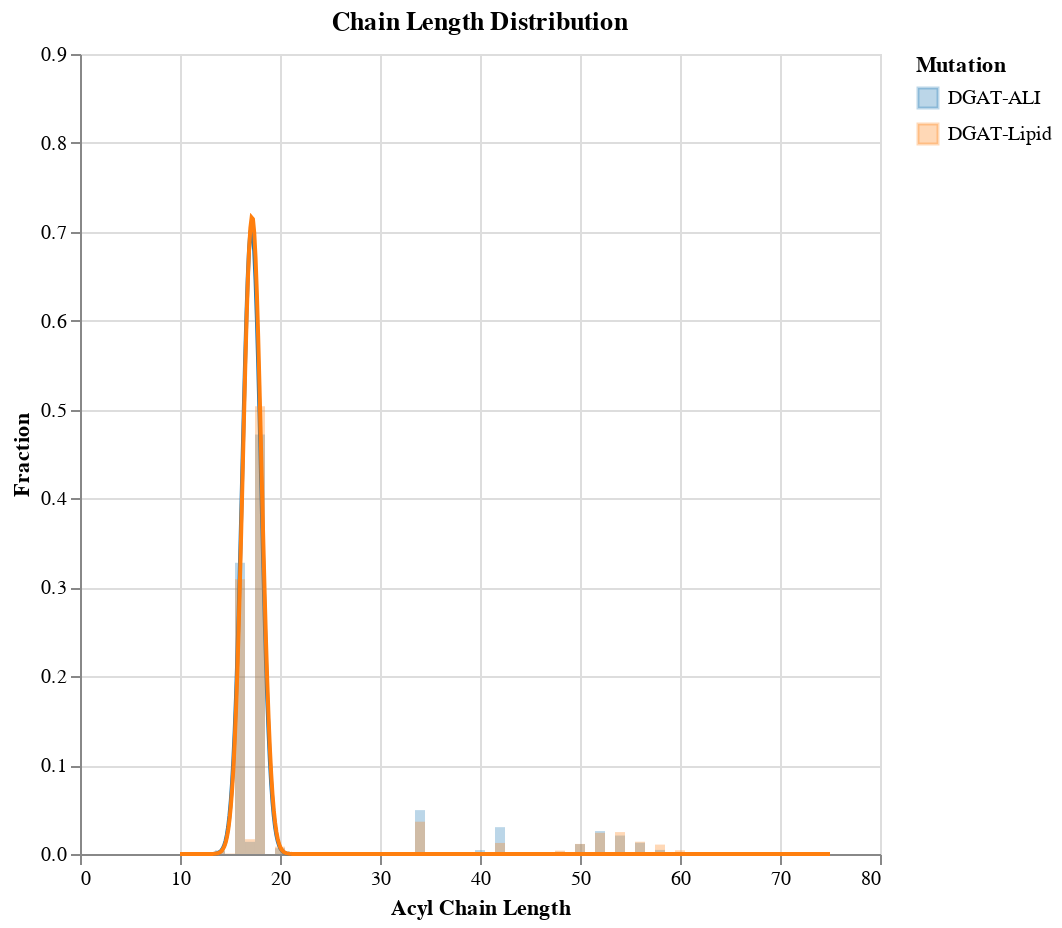

Notebook source saved alongside this figure:
### Code cell
o_bimodal = alt.layer(*chart_list_o[:]).properties(title={'text':'Chain Length Distribution'},
                                                   width=400, height=400)
o_bimodal.save('graphs/dgat_lipid_ali/chain_length/Histogram_Overlap.png', ppi=300)
o_bimodal

### Figure 1 — Vega-Lite specification as saved in the notebook (floating-point values rounded to 4 significant figures; data arrays with more than 128 entries replaced by an {"elided": "..."} marker saying what was removed)
{"config": {"view": {"continuousWidth": 300, "continuousHeight": 300}}, "layer": [{"layer": [{"mark": {"type": "bar", "opacity": 0.3}, "encoding": {"color": {"field": "Mutation", "scale": {"range": ["#1f77b4", "#ff7f0e", "#2ca02c", "#d62728", "#9467bd", "#8c564b", "#e377c2", "#7f7f7f", "#bcbd22", "#17becf"]}, "type": "nominal"}, "x": {"field": "Acyl Chain Length", "type": "quantitative"}, "y": {"aggregate": "mean", "field": "Fraction", "scale": {"domain": [0, 0.9]}, "type": "quantitative"}}}, {"mark": {"type": "errorbar", "extent": "stdev", "opacity": 0.3}, "encoding": {"color": {"field": "Mutation", "scale": {"range": ["#1f77b4", "#ff7f0e", "#2ca02c", "#d62728", "#9467bd", "#8c564b", "#e377c2", "#7f7f7f", "#bcbd22", "#17becf"]}, "type": "nominal"}, "x": {"field": "Acyl Chain Length", "type": "quantitative"}, "y": {"field": "Fraction", "type": "quantitative"}}}, {"data": {"name": "data-652c71fa0ef7206cf36e4012b100a28d"}, "mark": {"type": "line", "color": "#1f77b4"}, "encoding": {"color": {"field": "Mutation", "scale": {"range": ["#1f77b4", "#ff7f0e", "#2ca02c", "#d62728", "#9467bd", "#8c564b", "#e377c2", "#7f7f7f", "#bcbd22", "#17becf"]}, "type": "nominal"}, "x": {"field": "Acyl Chain Length", "type": "quantitative"}, "y": {"field": "Fraction", "type": "quantitative"}}}], "data": {"name": "data-02c94a1d98e98e033ef73ae8d6f35475"}}, {"layer": [{"mark": {"type": "bar", "opacity": 0.3}, "encoding": {"color": {"field": "Mutation", "scale": {"range": ["#1f77b4", "#ff7f0e", "#2ca02c", "#d62728", "#9467bd", "#8c564b", "#e377c2", "#7f7f7f", "#bcbd22", "#17becf"]}, "type": "nominal"}, "x": {"field": "Acyl Chain Length", "type": "quantitative"}, "y": {"aggregate": "mean", "field": "Fraction", "scale": {"domain": [0, 0.9]}, "type": "quantitative"}}}, {"mark": {"type": "errorbar", "extent": "stdev", "opacity": 0.3}, "encoding": {"color": {"field": "Mutation", "scale": {"range": ["#1f77b4", "#ff7f0e", "#2ca02c", "#d62728", "#9467bd", "#8c564b", "#e377c2", "#7f7f7f", "#bcbd22", "#17becf"]}, "type": "nominal"}, "x": {"field": "Acyl Chain Length", "type": "quantitative"}, "y": {"field": "Fraction", "type": "quantitative"}}}, {"data": {"name": "data-a4aaf2ca39cdb1e1b051e4c17a124ec8"}, "mark": {"type": "line", "color": "#ff7f0e"}, "encoding": {"color": {"field": "Mutation", "scale": {"range": ["#1f77b4", "#ff7f0e", "#2ca02c", "#d62728", "#9467bd", "#8c564b", "#e377c2", "#7f7f7f", "#bcbd22", "#17becf"]}, "type": "nominal"}, "x": {"field": "Acyl Chain Length", "type": "quantitative"}, "y": {"field": "Fraction", "type": "quantitative"}}}], "data": {"name": "data-757360a4093509a2f328354c4c2ff0a2"}}], "height": 400, "title": {"text": "Chain Length Distribution"}, "width": 400, "$schema": "https://vega.github.io/schema/vega-lite/v5.17.0.json", "datasets": {"data-02c94a1d98e98e033ef73ae8d6f35475": [{"Mutation": "DGAT-ALI", "Acyl Chain Length": 12, "Fraction": 0.0}, {"Mutation": "DGAT-ALI", "Acyl Chain Length": 13, "Fraction": 0.0}, {"Mutation": "DGAT-ALI", "Acyl Chain Length": 14, "Fraction": 0.004174}, {"Mutation": "DGAT-ALI", "Acyl Chain Length": 15, "Fraction": 0.0}, {"Mutation": "DGAT-ALI", "Acyl Chain Length": 16, "Fraction": 0.3277}, {"Mutation": "DGAT-ALI", "Acyl Chain Length": 17, "Fraction": 0.0137}, {"Mutation": "DGAT-ALI", "Acyl Chain Length": 18, "Fraction": 0.472}, {"Mutation": "DGAT-ALI", "Acyl Chain Length": 19, "Fraction": 0.0}, {"Mutation": "DGAT-ALI", "Acyl Chain Length": 20, "Fraction": 0.006505}, {"Mutation": "DGAT-ALI", "Acyl Chain Length": 22, "Fraction": 0.001066}, {"Mutation": "DGAT-ALI", "Acyl Chain Length": 24, "Fraction": 0.0001274}, {"Mutation": "DGAT-ALI", "Acyl Chain Length": 32, "Fraction": 0.001086}, {"Mutation": "DGAT-ALI", "Acyl Chain Length": 34, "Fraction": 0.04937}, {"Mutation": "DGAT-ALI", "Acyl Chain Length": 36, "Fraction": 0.001176}, {"Mutation": "DGAT-ALI", "Acyl Chain Length": 38, "Fraction": 0.000296}, {"Mutation": "DGAT-ALI", "Acyl Chain Length": 40, "Fraction": 0.004442}, {"Mutation": "DGAT-ALI", "Acyl Chain Length": 42, "Fraction": 0.0302}, {"Mutation": "DGAT-ALI", "Acyl Chain Length": 44, "Fraction": 0.00201}, {"Mutation": "DGAT-ALI", "Acyl Chain Length": 45, "Fraction": 0.0}, {"Mutation": "DGAT-ALI", "Acyl Chain Length": 46, "Fraction": 0.0004068}, {"Mutation": "DGAT-ALI", "Acyl Chain Length": 47, "Fraction": 0.0}, {"Mutation": "DGAT-ALI", "Acyl Chain Length": 48, "Fraction": 0.002494}, {"Mutation": "DGAT-ALI", "Acyl Chain Length": 49, "Fraction": 0.0004346}, {"Mutation": "DGAT-ALI", "Acyl Chain Length": 50, "Fraction": 0.01114}, {"Mutation": "DGAT-ALI", "Acyl Chain Length": 51, "Fraction": 0.000923}, {"Mutation": "DGAT-ALI", "Acyl Chain Length": 52, "Fraction": 0.0258}, {"Mutation": "DGAT-ALI", "Acyl Chain Length": 53, "Fraction": 0.001439}, {"Mutation": "DGAT-ALI", "Acyl Chain Length": 54, "Fraction": 0.02078}, {"Mutation": "DGAT-ALI", "Acyl Chain Length": 55, "Fraction": 0.0007423}, {"Mutation": "DGAT-ALI", "Acyl Chain Length": 56, "Fraction": 0.01269}, {"Mutation": "DGAT-ALI", "Acyl Chain Length": 57, "Fraction": 0.0001232}, {"Mutation": "DGAT-ALI", "Acyl Chain Length": 58, "Fraction": 0.004587}, {"Mutation": "DGAT-ALI", "Acyl Chain Length": 59, "Fraction": 0.0}, {"Mutation": "DGAT-ALI", "Acyl Chain Length": 60, "Fraction": 0.0008984}, {"Mutation": "DGAT-ALI", "Acyl Chain Length": 62, "Fraction": 0.0}, {"Mutation": "DGAT-ALI", "Acyl Chain Length": 64, "Fraction": 0.0001595}, {"Mutation": "DGAT-ALI", "Acyl Chain Length": 66, "Fraction": 0.0007258}, {"Mutation": "DGAT-ALI", "Acyl Chain Length": 68, "Fraction": 0.0001369}, {"Mutation": "DGAT-ALI", "Acyl Chain Length": 70, "Fraction": 0.001453}, {"Mutation": "DGAT-ALI", "Acyl Chain Length": 72, "Fraction": 0.001071}, {"Mutation": "DGAT-ALI", "Acyl Chain Length": 74, "Fraction": 0.0001554}, {"Mutation": "DGAT-ALI", "Acyl Chain Length": 76, "Fraction": 0.0}], "data-652c71fa0ef7206cf36e4012b100a28d": {"elided": "500 records"}, "data-757360a4093509a2f328354c4c2ff0a2": [{"Mutation": "DGAT-Lipid", "Acyl Chain Length": 12, "Fraction": 6.724e-05}, {"Mutation": "DGAT-Lipid", "Acyl Chain Length": 13, "Fraction": 0.0}, {"Mutation": "DGAT-Lipid", "Acyl Chain Length": 14, "Fraction": 0.003045}, {"Mutation": "DGAT-Lipid", "Acyl Chain Length": 15, "Fraction": 0.0004942}, {"Mutation": "DGAT-Lipid", "Acyl Chain Length": 16, "Fraction": 0.3092}, {"Mutation": "DGAT-Lipid", "Acyl Chain Length": 17, "Fraction": 0.01667}, {"Mutation": "DGAT-Lipid", "Acyl Chain Length": 18, "Fraction": 0.5037}, {"Mutation": "DGAT-Lipid", "Acyl Chain Length": 19, "Fraction": 0.0}, {"Mutation": "DGAT-Lipid", "Acyl Chain Length": 20, "Fraction": 0.00826}, {"Mutation": "DGAT-Lipid", "Acyl Chain Length": 22, "Fraction": 0.001403}, {"Mutation": "DGAT-Lipid", "Acyl Chain Length": 24, "Fraction": 9.058e-05}, {"Mutation": "DGAT-Lipid", "Acyl Chain Length": 32, "Fraction": 0.0008887}, {"Mutation": "DGAT-Lipid", "Acyl Chain Length": 34, "Fraction": 0.03634}, {"Mutation": "DGAT-Lipid", "Acyl Chain Length": 36, "Fraction": 0.0001866}, {"Mutation": "DGAT-Lipid", "Acyl Chain Length": 38, "Fraction": 0.0}, {"Mutation": "DGAT-Lipid", "Acyl Chain Length": 40, "Fraction": 0.001354}, {"Mutation": "DGAT-Lipid", "Acyl Chain Length": 42, "Fraction": 0.01242}, {"Mutation": "DGAT-Lipid", "Acyl Chain Length": 44, "Fraction": 0.001116}, {"Mutation": "DGAT-Lipid", "Acyl Chain Length": 45, "Fraction": 0.0}, {"Mutation": "DGAT-Lipid", "Acyl Chain Length": 46, "Fraction": 0.001049}, {"Mutation": "DGAT-Lipid", "Acyl Chain Length": 47, "Fraction": 8.705e-05}, {"Mutation": "DGAT-Lipid", "Acyl Chain Length": 48, "Fraction": 0.003793}, {"Mutation": "DGAT-Lipid", "Acyl Chain Length": 49, "Fraction": 0.0007101}, {"Mutation": "DGAT-Lipid", "Acyl Chain Length": 50, "Fraction": 0.01135}, {"Mutation": "DGAT-Lipid", "Acyl Chain Length": 51, "Fraction": 0.001613}, {"Mutation": "DGAT-Lipid", "Acyl Chain Length": 52, "Fraction": 0.02383}, {"Mutation": "DGAT-Lipid", "Acyl Chain Length": 53, "Fraction": 0.001956}, {"Mutation": "DGAT-Lipid", "Acyl Chain Length": 54, "Fraction": 0.02465}, {"Mutation": "DGAT-Lipid", "Acyl Chain Length": 55, "Fraction": 0.001227}, {"Mutation": "DGAT-Lipid", "Acyl Chain Length": 56, "Fraction": 0.01383}, {"Mutation": "DGAT-Lipid", "Acyl Chain Length": 57, "Fraction": 0.0009482}, {"Mutation": "DGAT-Lipid", "Acyl Chain Length": 58, "Fraction": 0.01059}, {"Mutation": "DGAT-Lipid", "Acyl Chain Length": 59, "Fraction": 0.0006309}, {"Mutation": "DGAT-Lipid", "Acyl Chain Length": 60, "Fraction": 0.00419}, {"Mutation": "DGAT-Lipid", "Acyl Chain Length": 62, "Fraction": 0.0004633}, {"Mutation": "DGAT-Lipid", "Acyl Chain Length": 64, "Fraction": 0.0002406}, {"Mutation": "DGAT-Lipid", "Acyl Chain Length": 66, "Fraction": 0.0009181}, {"Mutation": "DGAT-Lipid", "Acyl Chain Length": 68, "Fraction": 0.0}, {"Mutation": "DGAT-Lipid", "Acyl Chain Length": 70, "Fraction": 0.001495}, {"Mutation": "DGAT-Lipid", "Acyl Chain Length": 72, "Fraction": 0.001225}, {"Mutation": "DGAT-Lipid", "Acyl Chain Length": 74, "Fraction": 0.0}, {"Mutation": "DGAT-Lipid", "Acyl Chain Length": 76, "Fraction": 0.0}], "data-a4aaf2ca39cdb1e1b051e4c17a124ec8": {"elided": "500 records"}}}
